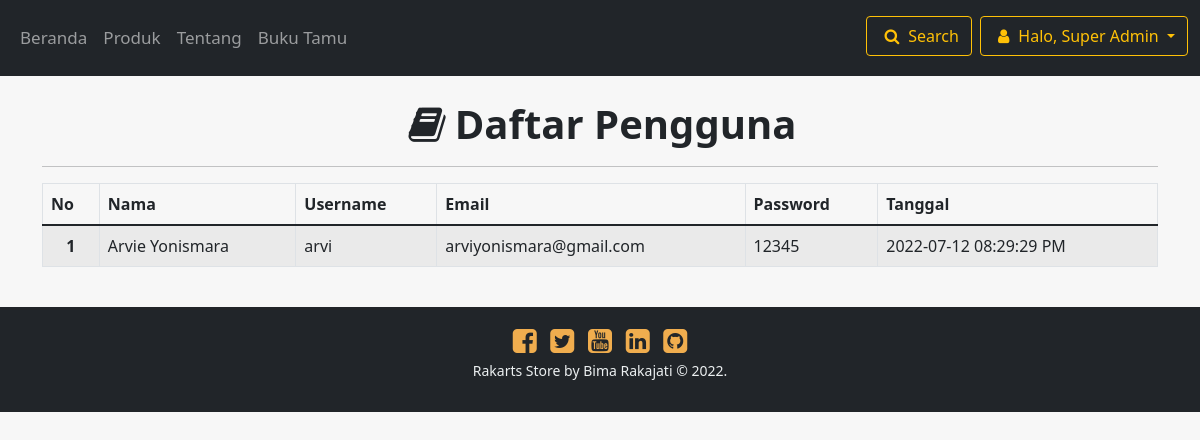
The page /pengguna.php?cari=Arvie Yonismara (signed in) on the database its author committed.
### tables this page shows
CREATE TABLE `pengguna` (
  `id` int(11) NOT NULL,
  `name` varchar(50) NOT NULL,
  `username` varchar(25) NOT NULL,
  `email` varchar(50) NOT NULL,
  `password` varchar(75) NOT NULL,
  `level` int(11) NOT NULL,
  `tgl` datetime NOT NULL DEFAULT current_timestamp()
);

### koneksi.php (called while the page is built, shortened)
<?php
$host = "localhost";
$user = "root";
$pass = "";
$db = "rakarts";
$conn = mysqli_connect($host, $user, $pass, $db);
function query($query)
{
    global $conn;
    $result = mysqli_query($conn, $query);
    $rows = [];
    while($row= mysqli_fetch_assoc($result))
    {
        $rows[] = $row;
    }
    return $rows;
}

### pengguna.php (the view, shortened to what this page needs)
<!DOCTYPE html>
<html lang="en">
    <head>
        <link rel="stylesheet" href="css/style.css" />
    </head>
    <body>
        <nav class="navbar navbar-expand-lg navbar-dark bg-dark">
            <div class="container-fluid py-2">
                <div class="collapse navbar-collapse" id="navbarSupportedContent">
                <ul class="navbar-nav">
                        <li class="nav-item">
                            <a class="nav-link" aria-current="page" href="index.php">Beranda</a>
                        </li>
                        <li class="nav-item">
                            <a class="nav-link" href="produk.php">Produk</a>
                        </li>
                        <li class="nav-item">
                            <a class="nav-link" href="tentang.php">Tentang</a>
                        </li>
                        <li class="nav-item">
                            <a class="nav-link" href="bukutamu.php">Buku Tamu</a>
                        </li>
                    </ul>
                    <?php
                        require 'koneksi.php';
                        if(!empty($_SESSION["id"])){
                            $id = $_SESSION["id"];
                            $result = mysqli_query($conn, "SELECT * FROM pengguna WHERE id = $id");
                            $row = mysqli_fetch_assoc($result);
                            if($row["level"] == 0) {
                                echo "
                                <ul class='navbar-nav'>
                                    <li class='nav-item'>
                                        <button class='btn btn-outline-warning mb-1' type='submit' data-bs-toggle='modal' data-bs-target='#modalSearch' style='margin-right: 8px;'><span class='fa fa-search me-1'></span>Search</button>
                                    </li>
                                    <div class='dropdown'>
                                        <button class='btn btn-outline-warning mb-1 dropdown-toggle' type='button' id='dropdownMenuButton1' data-bs-toggle='dropdown' aria-expanded='false'>
                                        <span class='fa fa-user me-1'></span>Halo, ".$row["name"]."
                                        </button>
                                        <ul class='dropdown-menu dropdown-menu-dark dropdown-menu-end' aria-labelledby='dropdownMenuButton1' style='width:100%;'>
                                        <li><a class='dropdown-item' href='pengguna.php'>Daftar Pengguna</a></li>
                                        <li><a class='dropdown-item' href='transaksi.php'>Daftar Transaksi</a></li>
                                        <li><a class='dropdown-item' data-bs-toggle='modal' data-bs-target='#modalLogout'>Keluar</a></li>
                                        </ul>
                                    </div>
                                </ul>
                                ";
                            }
                        }
                    ?>
                </div>
            </div>
        </nav>
        <div class="container bukutamu" id="animate">
            <div class="row">
                <div class="text-center">
                    <h1 class="text-dark fw-bold mt-4"><span class="fa fa-book me-1"></span>Daftar Pengguna</h1>
                    <hr>
                </div>
            </div>
        </div>
        <div class="container mb-4" id="animate">
        <div class="table-responsive">
        <?php
            if(!empty($_SESSION["id"]) AND $row["level"] == 0){
                echo "
                <table class='table table-bordered table-hover table-striped'>
                    <thead>
                        <tr>
                            <th scope='col'>No</th>
                            <th scope='col'>Nama</th>
                            <th scope='col'>Username</th>
                            <th scope='col'>Email</th>
                            <th scope='col'>Password</th>
                            <th scope='col'>Tanggal</th>
                        </tr>
                    </thead>
                    <tbody>
                ";
                $pesanan = query('SELECT * FROM pengguna');
                if(isset($_GET['cari'])){
                    $pesanan = query("SELECT * FROM pengguna WHERE name LIKE '%". $_GET['cari'] ."%'");
                }
                $urut = 1;
                foreach ($pesanan as $ps):
                echo "
                    <tr>
                        <th scope='row' style='text-align:center'>".$urut++."</th>
                        <td>".$ps['name']."</td>
                        <td>".$ps['username']."</td>
                        <td>".$ps['email']."</td>
                        <td>".$ps['password']."</td>
                        <td>".date("Y-m-d h:i:s A", strtotime($ps['tgl']))."</td>
                    </tr>
                ";
                endforeach;
                echo "
                    </tbody>
                </table>
                ";
            }
        ?>
        </div>
        </div>
        <div id="footer-placeholder"></div>
    </body>
</html>

### css/style.css (style rules this page uses)
body { background-color: #f7f7f7; }
#animate, .animate { animation: fade 1.5s; }
.navbar-nav li a { font-size: 17px; }
.fa { padding: 5px; }

### rows shown on the page
pengguna: name "Super Admin"
pengguna: name "Arvie Yonismara", username "arvi", email "arviyonismara@gmail.com", password "12345", tgl "2022-07-12 08:29:29 PM"
